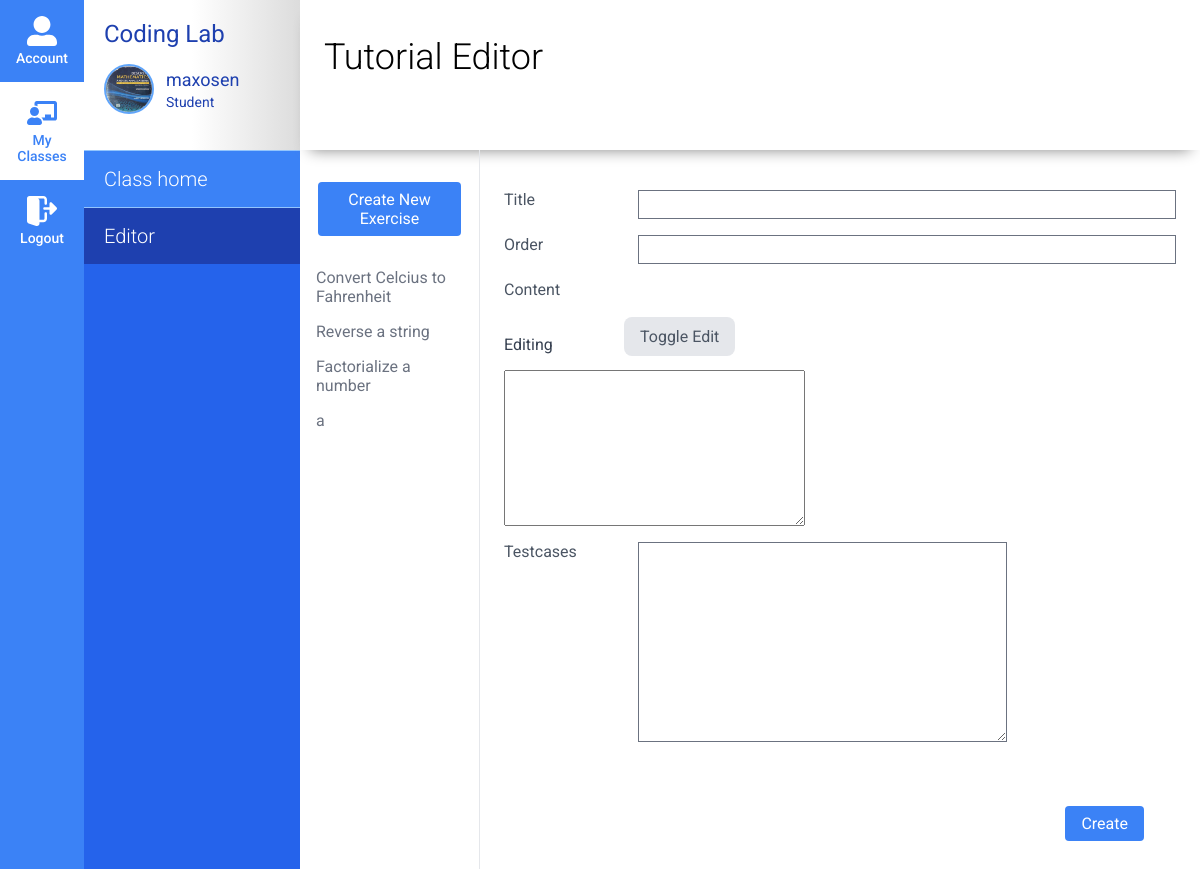
Page /class/1/editor/4/ (signed in) on the earlier database version.
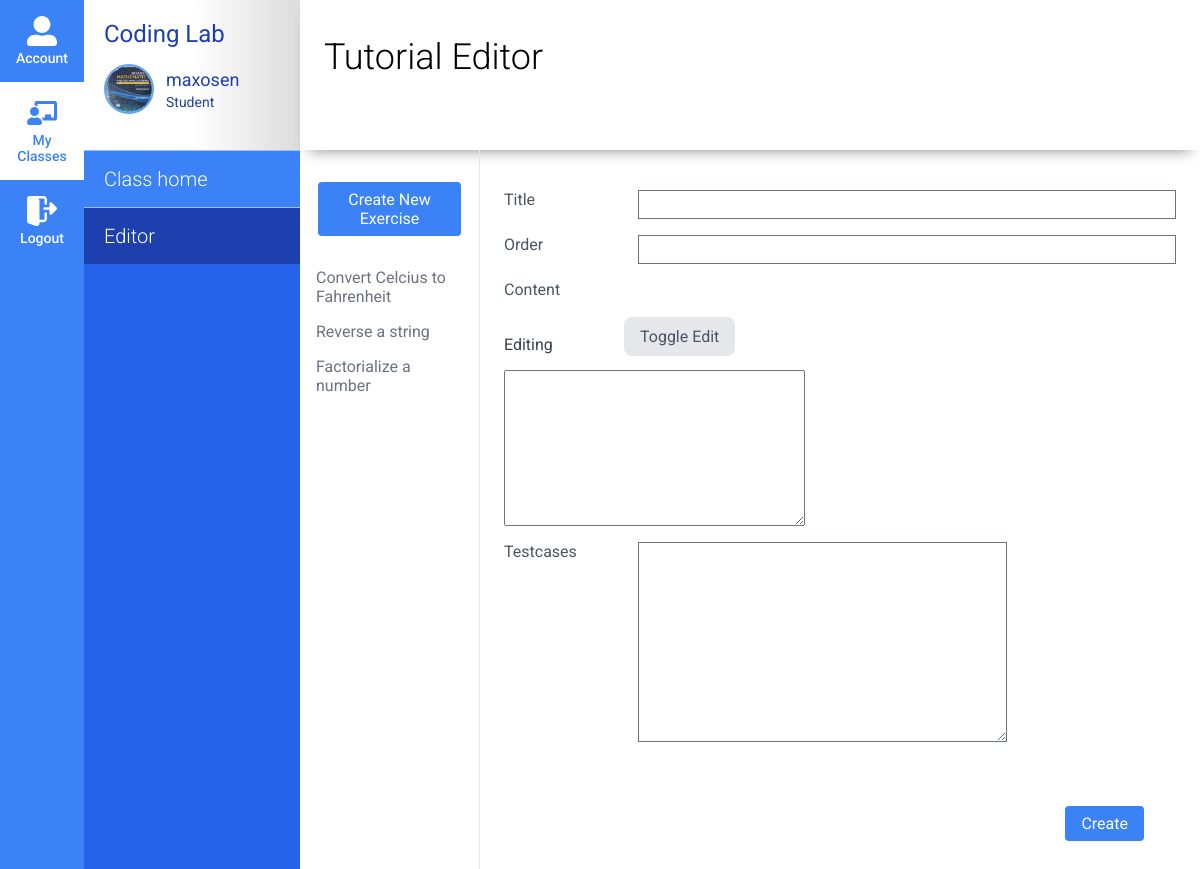
Same page on the later database version.
### student/models.py (models this page shows, shortened)
class Exercise(models.Model):
    tutorial = models.ForeignKey(Tutorial, on_delete=models.CASCADE)
    title = models.CharField(max_length=400)
    order = models.IntegerField()
    question = models.TextField()
    testcases = models.TextField()
    date_created = models.DateField(auto_now_add=True)

### student/views.py (the view, shortened to what this page needs)
# urls.py: path('class/<int:class_id>/editor/<int:tutorial_id>/', views.editor, name='editor'),
@login_required
def editor(request, class_id, tutorial_id):
    profile = InstructorProfile.objects.get(user=request.user)
    tutorial = Tutorial.objects.get(id=tutorial_id)
    if tutorial.tutorial_type == Tutorial.LESSON:
        form = LessonForm()
        materials = Lesson.objects.filter(tutorial=tutorial)
        if request.GET.get('content_id', None) != None:
            lesson = get_object_or_404(Lesson, id=request.GET['content_id'])
            data = {
                'title': lesson.title,
                'order': lesson.order,
                'markdown': lesson.markdown,
                'exercise_question': lesson.exercise_question,
                'exercise_ans': lesson.exercise_ans
            }
            form = LessonForm(initial=data)
    else:
        form = ExerciseForm()
        materials = Exercise.objects.filter(tutorial=tutorial)
    context = {
        'form': form,
        'materials': materials,
        'profile': profile,
    }
    return render(request, 'editor.html', context)

### student/forms.py
class ExerciseForm(forms.ModelForm):
    class Meta:
        model = Exercise
        fields = ('title', 'order', 'question', 'testcases')
        widgets = {
            'question': forms.Textarea(attrs={'id': 'editor'}),
            'testcases': forms.Textarea(attrs={'id': 'testcases-editor'})
        }
    def get_form_type(self):
        return 'ExerciseForm'

### student/templates/editor.html (shortened to what the changed rows need)
{% load static %}
<html lang="en">
<head>
  <link rel="stylesheet" href="https://cdn.jsdelivr.net/simplemde/latest/simplemde.min.css">
  <link rel="stylesheet" href="https://stackpath.bootstrapcdn.com/font-awesome/4.7.0/css/font-awesome.min.css">
  <link rel="stylesheet" href="{% static 'css/layout.css' %}">
  <link rel="stylesheet" href="{% static 'css/editor.css' %}">
  <link rel="stylesheet" href="{% static 'vendor/prism.css' %}">
</head>
<body>
<div class="widenav">
  <div class="widenav-brand">
    <h2 class="widenav-brand--title-coding">Coding Lab</h2>
  </div>
</div>
<div class="content">
  <nav class="content--nav">
    <h1 class="content--nav-title">Tutorial Editor</h1>
  </nav>
  <div class="content--content">
    <div class="lessons-sidebar">
      {% for material in materials %}
      <div class="edit-link {% if request.GET.content_id|slugify == material.id|slugify %}active{% endif %}">
        <a href="{% url 'editor' class_id=request.resolver_match.kwargs.class_id tutorial_id=request.resolver_match.kwargs.tutorial_id %}?content_id={{ material.id }}">
          <p>{{ material.title }}</p>
        </a>
      </div>
      {% endfor %}
    </div>
  </div>
</div>
</body>

Differences in the rows shown:
removed Exercise: title "a"
